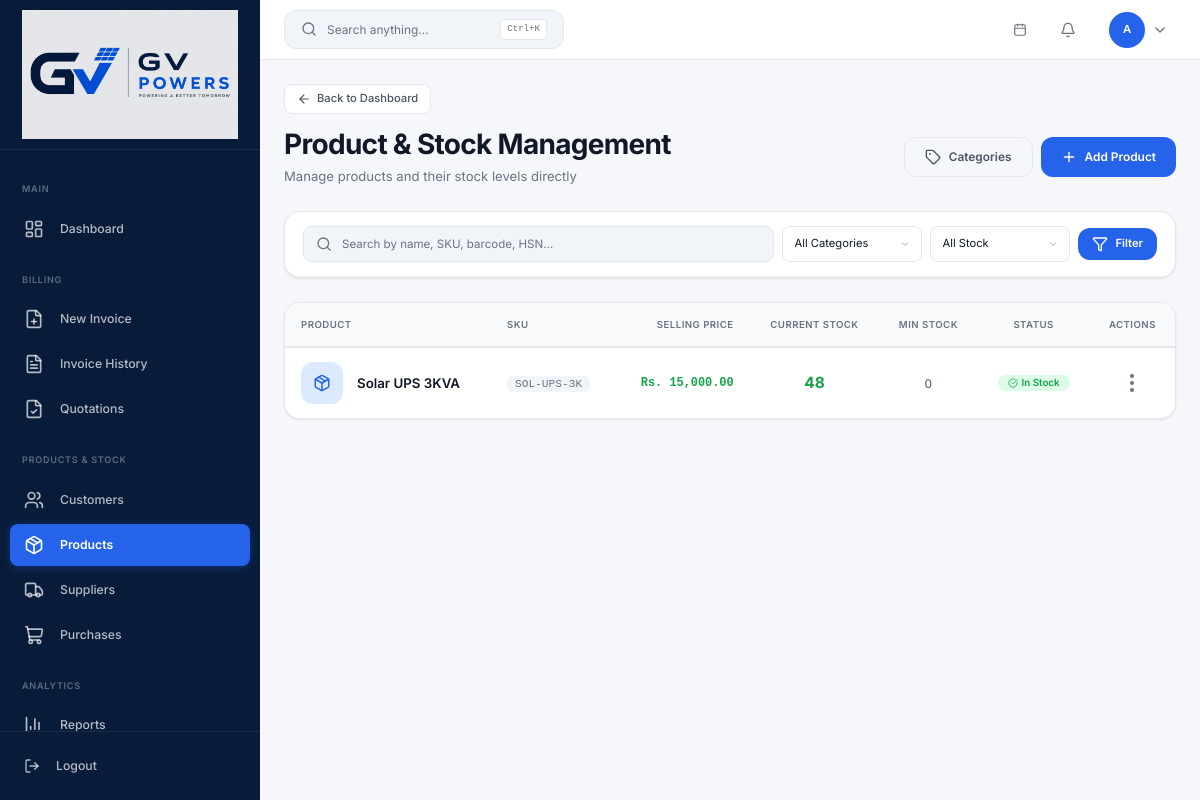
Screenshot of /products (signed in) with the database file from the repository.
### app.py (models this page shows, shortened)
class User(UserMixin, db.Model):
    __tablename__ = 'users'
    id = db.Column(db.Integer, primary_key=True)
    username = db.Column(db.String(80), unique=True, nullable=False)
    email = db.Column(db.String(120), unique=True, nullable=False)
    password_hash = db.Column(db.String(256), nullable=False)
    full_name = db.Column(db.String(120), nullable=False)
    role = db.Column(db.String(20), default='staff')
    is_active = db.Column(db.Boolean, default=True)
    last_login = db.Column(db.DateTime)
    created_at = db.Column(db.DateTime, default=datetime.utcnow)
    updated_at = db.Column(db.DateTime, default=datetime.utcnow, onupdate=datetime.utcnow)
    @property
    def is_admin(self): return self.role == 'admin'

class Product(db.Model):
    __tablename__ = 'products'
    id = db.Column(db.Integer, primary_key=True)
    name = db.Column(db.String(120), nullable=False)
    sku = db.Column(db.String(50), unique=True)
    barcode = db.Column(db.String(50), unique=True, nullable=True)
    hsn = db.Column(db.String(10))
    brand = db.Column(db.String(100), nullable=True)
    category_id = db.Column(db.Integer, db.ForeignKey('categories.id'))
    supplier_id = db.Column(db.Integer, db.ForeignKey('suppliers.id'), nullable=True)
    description = db.Column(db.Text)
    unit = db.Column(db.String(20), default='pcs')
    purchase_price = db.Column(db.Numeric(12, 2), default=0)
    selling_price = db.Column(db.Numeric(12, 2), default=0)
    gst_rate = db.Column(db.Numeric(5, 2), default=18)
    opening_stock = db.Column(db.Integer, default=0)
    stock_quantity = db.Column(db.Integer, default=0)
    min_stock = db.Column(db.Integer, default=0)
    max_stock = db.Column(db.Integer, default=500)
    last_low_stock_notification_at = db.Column(db.DateTime, nullable=True)
    low_stock_alert_active = db.Column(db.Boolean, default=False)
    location = db.Column(db.String(100), nullable=True)
    status = db.Column(db.String(20), default='active')
    last_purchase = db.Column(db.DateTime, nullable=True)
    last_sale = db.Column(db.DateTime, nullable=True)
    warehouse = db.Column(db.String(100), nullable=True)
    warranty = db.Column(db.String(50), nullable=True)
    image = db.Column(db.String(256), nullable=True)
    is_active = db.Column(db.Boolean, default=True)
    created_at = db.Column(db.DateTime, default=datetime.utcnow)
    updated_at = db.Column(db.DateTime, default=datetime.utcnow, onupdate=datetime.utcnow)
    @property
    def current_stock(self):
        return self.stock_quantity

### app.py (the view)
@app.route('/products')
@login_required
def products_list():
    q = Product.query; search = request.args.get('q', '').strip(); cat = request.args.get('category', type=int)
    stock_filter = request.args.get('stock', '').strip()
    if search: q = q.filter(or_(Product.name.ilike(f'%{search}%'), Product.sku.ilike(f'%{search}%'), Product.barcode.ilike(f'%{search}%'), Product.hsn.ilike(f'%{search}%'), Product.brand.ilike(f'%{search}%')))
    if cat: q = q.filter_by(category_id=cat)
    if stock_filter == 'in_stock': q = q.filter(Product.stock_quantity > 0)
    elif stock_filter == 'low_stock': q = q.filter(Product.stock_quantity > 0, Product.stock_quantity <= Product.min_stock)
    elif stock_filter == 'out_of_stock': q = q.filter(Product.stock_quantity <= 0)
    return render_template('products/products.html', products=q.order_by(Product.name).all(), categories=Category.query.order_by(Category.name).all(), search=search, selected_category=cat, stock_filter=stock_filter, suppliers=Supplier.query.filter_by(is_active=True).order_by(Supplier.name).all())

### templates/products/products.html (shortened to what this page needs)
{% extends "layouts/admin_layout.html" %}
{% block back_link %}
<a href="{{ url_for('dashboard') }}" class="ih-back-link"><i data-lucide="arrow-left"></i> Back to Dashboard</a>
{% endblock %}
{% block content %}
<div class="page-header">
    <div class="page-header-left">
        <h1>Product & Stock Management</h1>
        <p>Manage products and their stock levels directly</p>
    </div>
    <div class="page-header-actions">
        <button class="btn btn-outline-secondary" data-bs-toggle="modal" data-bs-target="#categoryModal">
            <i data-lucide="tag"></i> Categories
        </button>
        <button class="btn btn-primary" data-bs-toggle="modal" data-bs-target="#createProductModal">
            <i data-lucide="plus"></i> Add Product
        </button>
    </div>
</div>
<div class="ih-filter-bar mb-24">
    <div class="ih-filter-top">
        <form method="GET" action="{{ url_for('products_list') }}" class="d-flex gap-8 align-items-center w-100">
            <div class="ih-search-wrap flex-1">
                <i data-lucide="search"></i>
                <input type="text" name="q" placeholder="Search by name, SKU, barcode, HSN..." value="{{ search or '' }}">
            </div>
            <select class="ih-filter-select" name="category" onchange="this.form.submit()">
                <option value="">All Categories</option>
            </select>
            <select class="ih-filter-select" name="stock" onchange="this.form.submit()">
                <option value="">All Stock</option>
            </select>
            <button type="submit" class="btn btn-primary btn-sm"><i data-lucide="filter"></i> Filter</button>
        </form>
    </div>
</div>
<div class="admin-table-wrapper">
    <div class="admin-table-content">
        <table class="table align-middle mb-0">
            <thead>
                <tr>
                    <th>Product</th>
                    <th>SKU</th>
                    <th class="text-end">Selling Price</th>
                    <th class="text-center">Current Stock</th>
                    <th class="text-center">Min Stock</th>
                    <th class="text-center">Status</th>
                    <th class="text-center">Actions</th>
                </tr>
            </thead>
            <tbody>
                {% if products %}
                    {% for product in products %}
                    {% set stock = product.current_stock or 0 %}
                    {% set min = product.min_stock or 0 %}
                    {% set max = product.max_stock or 500 %}
                    {% if stock == 0 %}
                        {% set status_class = "badge-danger" %}
                        {% set status_text = "Out of Stock" %}
                        {% set status_icon = "x-circle" %}
                    {% elif stock <= min %}
                        {% set status_class = "badge-warning" %}
                        {% set status_text = "Low Stock" %}
                        {% set status_icon = "alert-triangle" %}
                    {% else %}
                        {% set status_class = "badge-success" %}
                        {% set status_text = "In Stock" %}
                        {% set status_icon = "check-circle" %}
                    {% endif %}
                    <tr>
                        <td>
                            <div class="d-flex align-items-center gap-3">
                                {% if product.image %}
                                <img src="{{ url_for('static', filename=product.image) }}" alt="" style="width:42px;height:42px;border-radius:var(--radius-lg);object-fit:cover;border:1px solid var(--border-light);">
                                {% else %}
                                <div style="width:42px;height:42px;border-radius:var(--radius-lg);background:var(--color-primary-light);display:flex;align-items:center;justify-content:center;flex-shrink:0;">
                                    <i data-lucide="package" style="width:18px;height:18px;color:var(--color-primary);"></i>
                                </div>
                                {% endif %}
                                <div>
                                    <span class="fw-600" style="font-size:0.95rem;color:var(--text-primary);">{{ product.name }}</span>
                                </div>
                            </div>
                        </td>
                        <td><code style="font-size:0.8rem;color:var(--text-muted);background:var(--bg-gray);padding:2px 8px;border-radius:var(--radius-sm);">{{ product.sku or '-' }}</code></td>
                        <td class="text-end fw-600" style="color:var(--color-success);font-family:var(--font-mono);font-size:0.85rem;">{{ format_currency(product.selling_price or 0) }}</td>
                        <td class="text-center">
                            <span style="font-size:1.1rem;font-weight:700;{{ 'color:var(--color-danger)' if stock == 0 else 'color:var(--color-warning)' if stock <= min else 'color:var(--color-success)' }}">{{ stock }}</span>
                        </td>
                        <td class="text-center" style="color:var(--text-secondary);">{{ min }}</td>
                        <td class="text-center">
                            <span class="badge {{ status_class }}"><i data-lucide="{{ status_icon }}" style="width:10px;height:10px;"></i> {{ status_text }}</span>
                        </td>
                        <td class="text-center">
                            <div class="erp-menu" data-erp-menu>
                                <button class="erp-menu__trigger" data-erp-trigger aria-label="Actions" aria-haspopup="true" title="Actions">
                                    <i data-lucide="ellipsis-vertical"></i>
                                </button>
                            </div>
                        </td>
                    </tr>
                    {% endfor %}
                {% endif %}
            </tbody>
        </table>
    </div>
</div>
{% endblock %}

### templates/layouts/admin_layout.html (shortened to what this page needs)
{% extends "base.html" %}
{% block body %}
<div class="app-wrapper">
    <aside class="sidebar" id="sidebar">
        <div class="sidebar-brand">
            <a href="{{ url_for('dashboard') }}" class="brand-icon-link">
                <img src="{{ url_for('static', filename='img/logo/img.png') }}" alt="GV Powers" class="brand-logo">
            </a>
        </div>
        <nav class="sidebar-nav">
            <div class="sidebar-section-title">Main</div>
            <a href="{{ url_for('dashboard') }}" class="nav-link {% if request.endpoint == 'dashboard' %}active{% endif %}" data-tooltip="Dashboard">
                <i data-lucide="layout-dashboard"></i>
                <span class="nav-text">Dashboard</span>
            </a>
            <div class="sidebar-section-title">Billing</div>
            <a href="{{ url_for('new_invoice') }}" class="nav-link {% if request.endpoint == 'new_invoice' %}active{% endif %}" data-tooltip="New Invoice">
                <i data-lucide="file-plus"></i>
                <span class="nav-text">New Invoice</span>
            </a>
            <a href="{{ url_for('invoice_history') }}" class="nav-link {% if request.endpoint in ('invoice_history', 'edit_invoice') %}active{% endif %}" data-tooltip="Invoice History">
                <i data-lucide="file-text"></i>
                <span class="nav-text">Invoice History</span>
            </a>
            {% if current_user.is_admin %}
            <a href="{{ url_for('quotations_list') }}" class="nav-link {% if request.endpoint in ('quotations_list', 'new_quotation', 'quotation_preview') %}active{% endif %}" data-tooltip="Quotations">
                <i data-lucide="file-check"></i>
                <span class="nav-text">Quotations</span>
            </a>
            <div class="sidebar-section-title">Products &amp; Stock</div>
            <a href="{{ url_for('customers_list') }}" class="nav-link {% if request.endpoint in ('customers_list', 'customer_profile', 'customer_ledger') %}active{% endif %}" data-tooltip="Customers">
                <i data-lucide="users"></i>
                <span class="nav-text">Customers</span>
            </a>
            <a href="{{ url_for('products_list') }}" class="nav-link {% if request.endpoint in ('products_list', 'product_profile', 'create_product', 'edit_product', 'add_stock', 'remove_stock', 'delete_stock') %}active{% endif %}" data-tooltip="Products">
                <i data-lucide="package"></i>
                <span class="nav-text">Products</span>
            </a>
            <a href="{{ url_for('suppliers_list') }}" class="nav-link {% if request.endpoint == 'suppliers_list' %}active{% endif %}" data-tooltip="Suppliers">
                <i data-lucide="truck"></i>
                <span class="nav-text">Suppliers</span>
            </a>
            <a href="{{ url_for('purchases_list') }}" class="nav-link {% if request.endpoint in ('purchases_list', 'purchase_orders') %}active{% endif %}" data-tooltip="Purchases">
                <i data-lucide="shopping-cart"></i>
                <span class="nav-text">Purchases</span>
            </a>
            <div class="sidebar-section-title">Analytics</div>
            {% set report_endpoints = ('reports_page', 'sales_report', 'payments_report', 'outstanding_report', 'gst_report', 'inventory_report', 'profit_report', 'customer_report', 'report_export') %}
            <a href="{{ url_for('reports_page') }}" class="nav-link {% if request.endpoint in report_endpoints %}active{% endif %}" data-tooltip="Reports">
                <i data-lucide="bar-chart-3"></i>
                <span class="nav-text">Reports</span>
            </a>
            {% endif %}
        </nav>
        <div class="sidebar-footer">
            <form action="{{ url_for('logout') }}" method="POST" class="d-inline">
                <button type="submit" class="nav-link btn btn-link text-start w-100" data-tooltip="Logout">
                    <i data-lucide="log-out"></i><span class="nav-text">Logout</span>
                </button>
            </form>
        </div>
    </aside>
    <div class="main-content">
        <header class="top-navbar">
            <button class="search-trigger" onclick="openSearch()" type="button">
                <i data-lucide="search" style="width:16px;height:16px;"></i>
                <span class="search-label">Search anything...</span>
                <kbd>Ctrl+K</kbd>
            </button>
            <div class="navbar-date">
                <i data-lucide="calendar" style="width:14px;height:14px;"></i>
            </div>
            <div class="dropdown erp-menu" id="notificationBell" data-erp-menu>
                <button class="btn btn-link text-decoration-none position-relative p-1 erp-menu__trigger" data-erp-trigger aria-expanded="false" style="height:34px;width:34px;border-radius:10px;">
                    <i data-lucide="bell" style="width:20px;height:20px;color:var(--text-muted);"></i>
                </button>
            </div>
            <div class="dropdown erp-menu" data-erp-menu>
                <button class="user-dropdown erp-menu__trigger" data-erp-trigger aria-expanded="false" style="gap:.5rem;height:auto;width:auto;border-radius:12px;padding:.35rem .5rem;border:1px solid transparent;">
                    <div class="user-avatar">{{ current_user.full_name[0] }}</div>
                    <i data-lucide="chevron-down" style="width:16px;height:16px;color:var(--text-muted);"></i>
                </button>
            </div>
        </header>
        <div class="page-content">
            {% block back_link %}{% endblock %}
            {% block content %}{% endblock %}
        </div>
    </div>
</div>
{% endblock %}

### rows the page displays
User: full_name "A"
Product: name "Solar UPS 3KVA", sku "SOL-UPS-3K", selling_price "Rs. 15,000.00", stock_quantity "48", min "0", status_text "In Stock"
